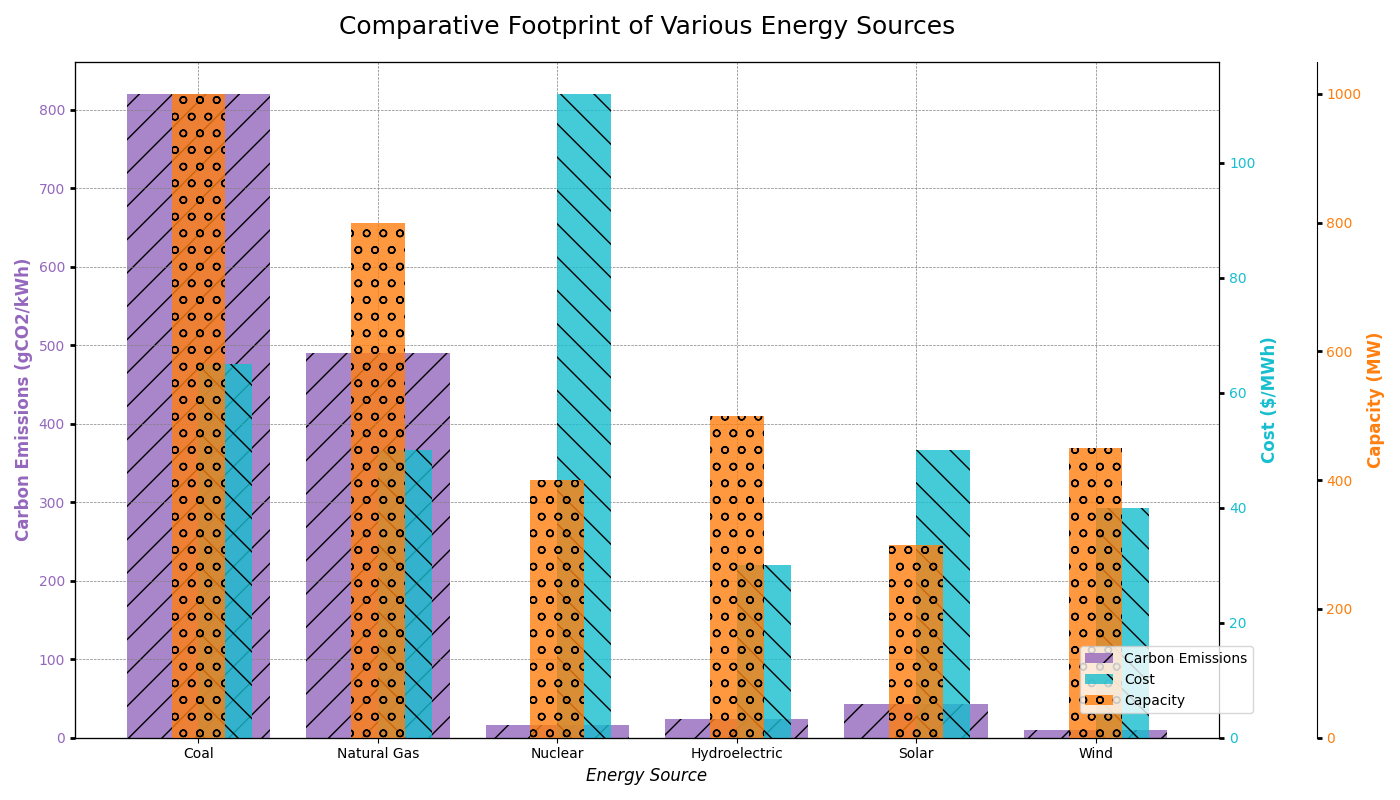

Here is the Python script that generated this plot:
import matplotlib.pyplot as plt
import numpy as np

energy_sources = ['Coal', 'Natural Gas', 'Nuclear', 'Hydroelectric', 'Solar', 'Wind']
carbon_emissions = [820, 490, 16, 24, 43, 10]  # gCO2/kWh
cost = [65, 50, 112, 30, 50, 40]  # $/MWh
capacity = [1000, 800, 400, 500, 300, 450]  # MW

fig, ax1 = plt.subplots(figsize=(14, 8))

# Primary y-axis for carbon emissions with altered style
color1 = 'tab:purple'
ax1.set_xlabel('Energy Source', fontsize=12, fontstyle='italic')
ax1.set_ylabel('Carbon Emissions (gCO2/kWh)', color=color1, fontsize=12, fontweight='bold')
bars1 = ax1.bar(energy_sources, carbon_emissions, color=color1, alpha=0.8, hatch='/', label='Carbon Emissions')
ax1.tick_params(axis='y', labelcolor=color1, width=2)

# Secondary y-axis for cost with altered style
ax2 = ax1.twinx()
color2 = 'tab:cyan'
ax2.set_ylabel('Cost ($/MWh)', color=color2, fontsize=12, fontweight='bold')
bars2 = ax2.bar(energy_sources, cost, color=color2, alpha=0.8, label='Cost', width=0.3, align='edge', hatch='\\')
ax2.tick_params(axis='y', labelcolor=color2, width=2)

# Third y-axis for capacity with altered style
ax3 = ax1.twinx()
ax3.spines['right'].set_position(('outward', 70))
color3 = 'tab:orange'
ax3.set_ylabel('Capacity (MW)', color=color3, fontsize=12, fontweight='bold')
bars3 = ax3.bar(energy_sources, capacity, color=color3, alpha=0.8, label='Capacity', width=0.3, align='center', hatch='o')
ax3.tick_params(axis='y', labelcolor=color3, width=2)

plt.title('Comparative Footprint of Various Energy Sources', fontsize=18, pad=20)
fig.tight_layout()

# Altered legend position and grid
fig.legend(loc='lower right', bbox_to_anchor=(0.9, 0.1))
ax1.grid(True, which='both', linestyle='--', linewidth=0.5, color='grey')

plt.show()
